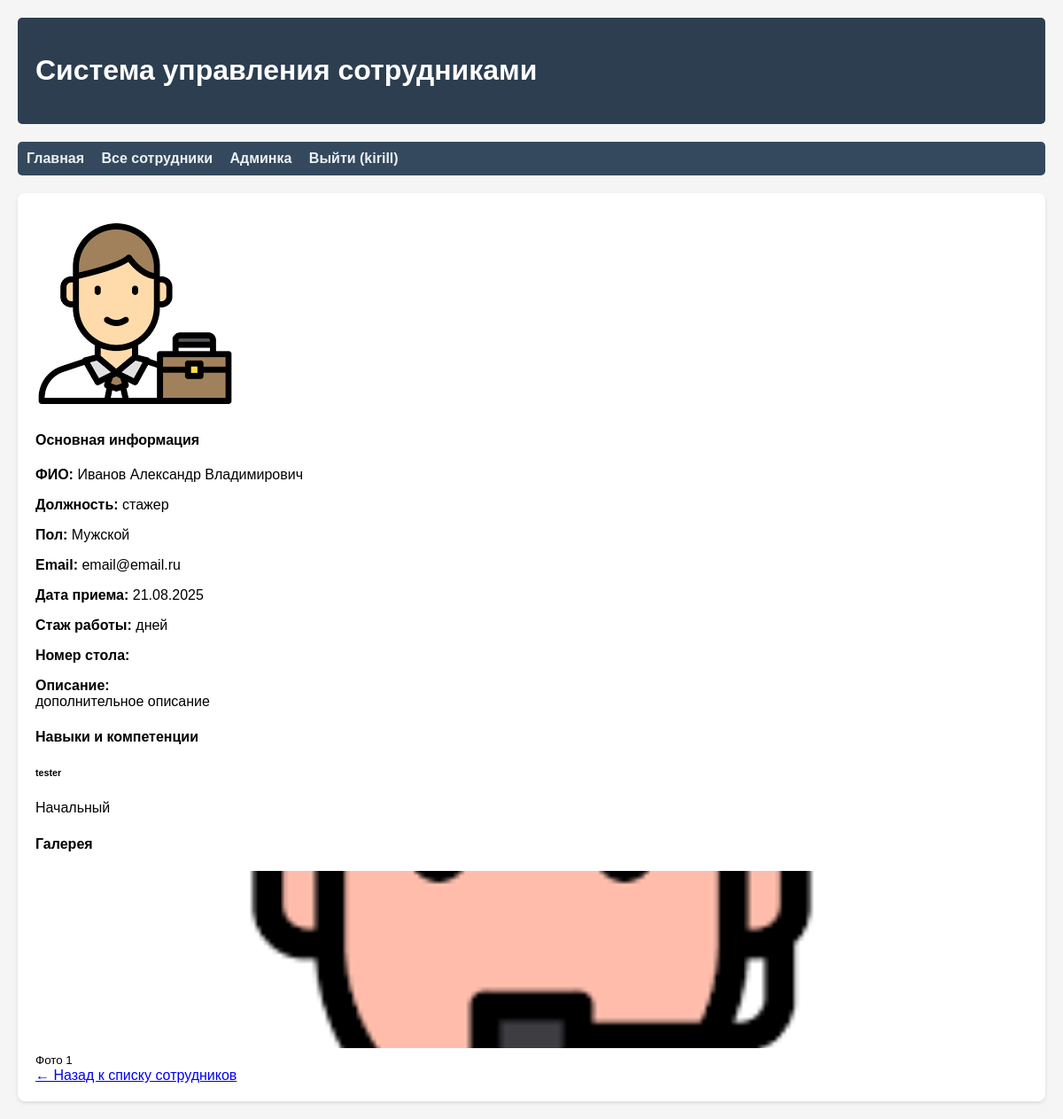
The page /employees/1/ (signed in) on the database as committed earlier.
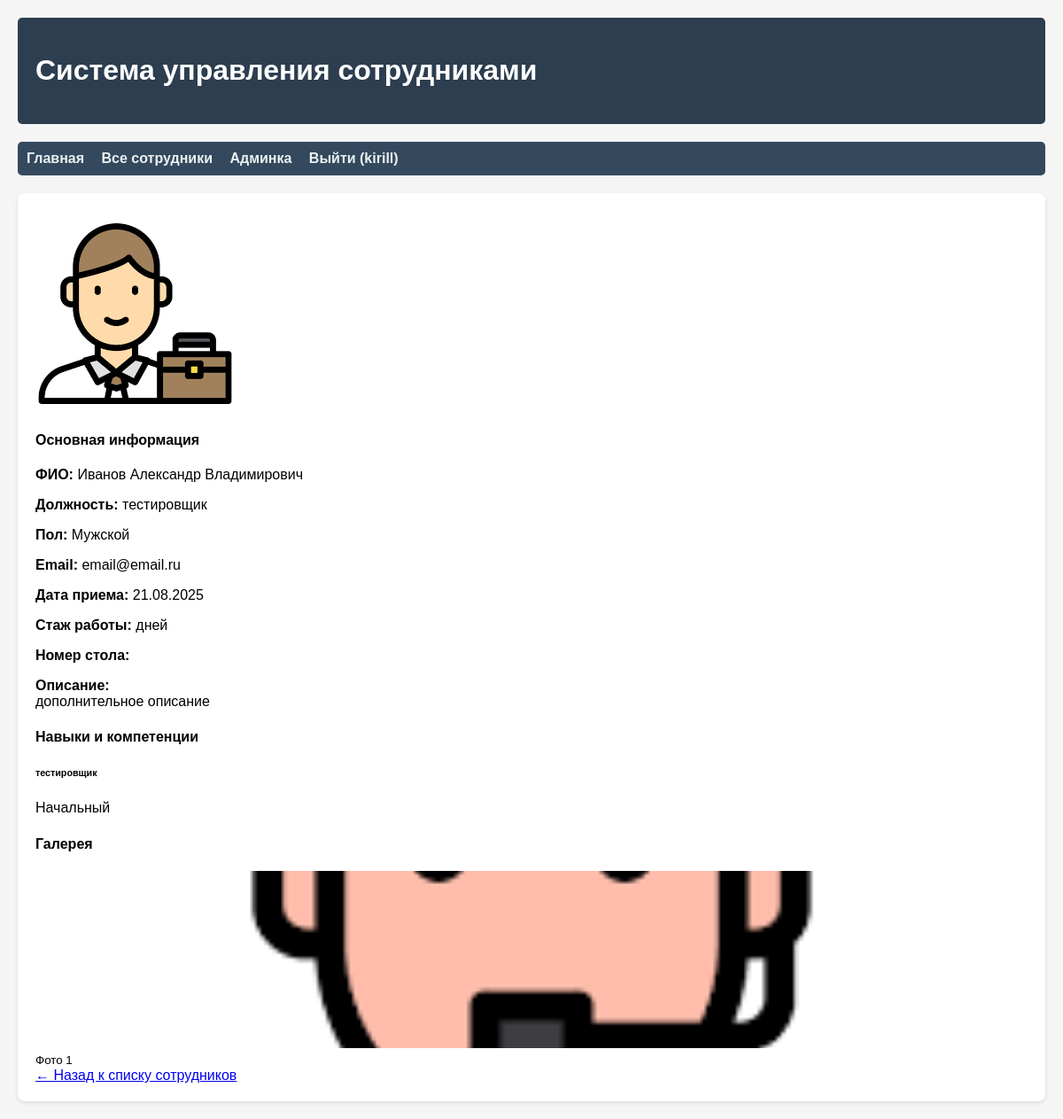
The same page on the database as committed later.
### employees/models.py (models this page shows, shortened)
class Employee(models.Model):
    GENDER_CHOICES = [
        ('M', 'Мужской'),
        ('F', 'Женский'),
    ]
    first_name = models.CharField(max_length=100, verbose_name='Имя')
    last_name = models.CharField(max_length=100, verbose_name='Фамилия')
    middle_name = models.CharField(max_length=100, verbose_name='Отчество', blank=True, null=True)
    gender = models.CharField(max_length=1, choices=GENDER_CHOICES, verbose_name='Пол')
    email = models.EmailField(verbose_name='Email', unique=True)
    position = models.CharField(max_length=200, verbose_name='Должность')
    hire_date = models.DateField(verbose_name='Дата приема на работу', default=timezone.now)
    workstation = models.ForeignKey(
        'workstations.Workstation',
        on_delete=models.SET_NULL,
        null=True,
        blank=True,
        verbose_name='Рабочее место'
    )
    description = models.TextField(verbose_name='Описание', blank=True)
    class Meta:
        verbose_name = 'Сотрудник'
        verbose_name_plural = 'Сотрудники'
        ordering = ['last_name', 'first_name']
    def __str__(self):
        return f'{self.last_name} {self.first_name}'

class EmployeeSkill(models.Model):
    LEVEL_CHOICES = [
        (1, 'Начальный'),
        (2, 'Средний'),
        (3, 'Продвинутый'),
        (4, 'Эксперт'),
    ]
    employee = models.ForeignKey(Employee, on_delete=models.CASCADE, verbose_name='Сотрудник')
    skill = models.ForeignKey(Skill, on_delete=models.CASCADE, verbose_name='Навык')
    level = models.IntegerField(choices=LEVEL_CHOICES, verbose_name='Уровень')
    class Meta:
        verbose_name = 'Навык сотрудника'
        verbose_name_plural = 'Навыки сотрудников'
        unique_together = ['employee', 'skill']

class Skill(models.Model):
    name = models.CharField(max_length=100, verbose_name='Навык')
    description = models.TextField(verbose_name='Описание навыка', blank=True)
    class Meta:
        verbose_name = 'Навык'
        verbose_name_plural = 'Навыки'

### employees/views.py (the view, shortened to what this page needs)
# urls.py: path('employees/<int:pk>/', EmployeeDetailView.as_view(), name='employee_detail'),
class EmployeeDetailView(DetailView):
    model = Employee
    template_name = 'employees/employee_detail.html'
    context_object_name = 'employee'
    def get_queryset(self):
        return Employee.objects.prefetch_related(
            Prefetch('images', queryset=EmployeeImage.objects.order_by('order')),
            Prefetch('employeeskill_set', queryset=EmployeeSkill.objects.select_related('skill'))
        ).all()
    def get_context_data(self, **kwargs):
        context = super().get_context_data(**kwargs)
        employee = context['employee']
        all_images = employee.images.all()
        first_image = all_images.first() if all_images.exists() else None
        gallery_images = all_images[1:] if all_images.count() > 1 else []
        context['first_image'] = first_image
        context['gallery_images'] = gallery_images
        return context

### templates/employees/employee_detail.html (shortened to what the changed rows need)
{% extends 'base.html' %}
{% block content %}
<div class="row">
    <div class="col-md-4">
        <div class="card mb-4">
            <div class="card-body">
                <p><strong>ФИО:</strong> {{ employee.last_name }} {{ employee.first_name }} {{ employee.middle_name|default:"" }}</p>
                <p><strong>Должность:</strong> {{ employee.position }}</p>
                <p><strong>Пол:</strong> {{ employee.get_gender_display }}</p>
                <p><strong>Email:</strong> {{ employee.email }}</p>
                <p><strong>Дата приема:</strong> {{ employee.hire_date|date:"d.m.Y" }}</p>
                <p><strong>Стаж работы:</strong> {{ work_experience_days }} дней</p>
                {% if employee.workstation %}
                <p><strong>Номер стола:</strong> {{ employee.workstation.desk_number }}</p>
                {% endif %}
                {% if employee.description %}
                <p><strong>Описание:</strong><br>{{ employee.description }}</p>
                {% endif %}
            </div>
        </div>
    </div>
    <div class="col-md-8">
        <div class="card mb-4">
            <div class="card-body">
                {% if employee.employeeskill_set.all %}
                    <div class="row">
                        {% for employee_skill in employee.employeeskill_set.all %}
                        <div class="col-md-6 mb-3">
                            <div class="skill-item">
                                <h6 class="mb-1">{{ employee_skill.skill.name }}</h6>
                                <div class="progress mb-2" style="height: 20px;">
                                    <div class="progress-bar
                                        {% if employee_skill.level == 1 %}bg-info
                                        {% elif employee_skill.level == 2 %}bg-primary
                                        {% elif employee_skill.level == 3 %}bg-warning
                                        {% else %}bg-success{% endif %}"
                                        role="progressbar"
                                        style="width: {% widthratio employee_skill.level 1 25 %}%"
                                        aria-valuenow="{% widthratio employee_skill.level 1 25 %}"
                                        aria-valuemin="0"
                                        aria-valuemax="100">
                                        {{ employee_skill.get_level_display }}
                                    </div>
                                </div>
                            </div>
                        </div>
                        {% endfor %}
                    </div>
                {% else %}
                    <p class="text-muted">Навыки не указаны</p>
                {% endif %}
            </div>
        </div>
    </div>
</div>
{% endblock %}

Rows that differ between the two databases and show on the page:
changed Employee "Иванов": position "стажер" → "тестировщик"
changed EmployeeSkill "Начальный": skill.name "tester" → "тестировщик"
